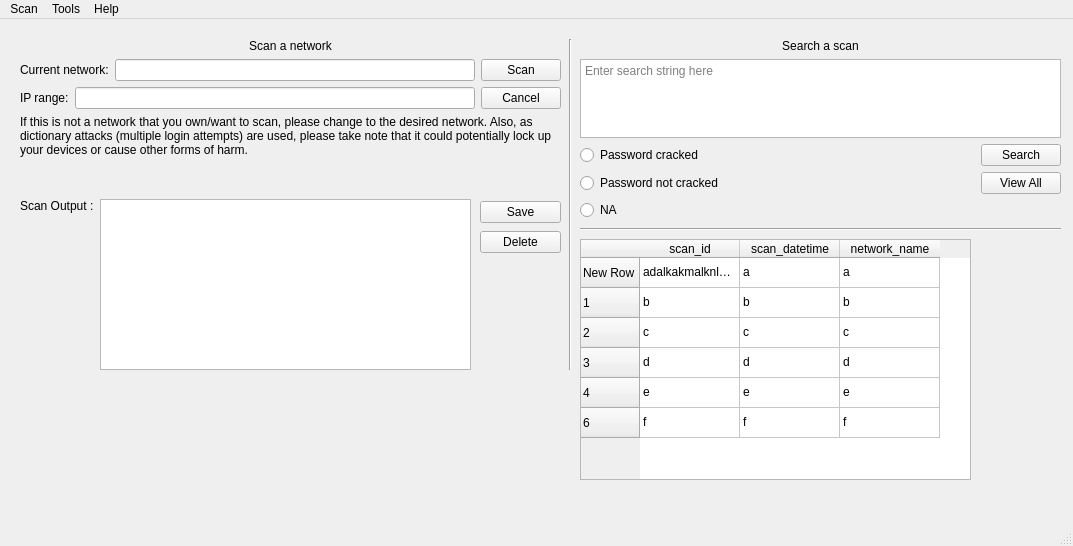
<?xml version="1.0" encoding="UTF-8"?>
<ui version="4.0">
 <class>Peruse</class>
 <widget class="QMainWindow" name="Peruse">
  <property name="geometry">
   <rect>
    <x>0</x>
    <y>0</y>
    <width>1073</width>
    <height>546</height>
   </rect>
  </property>
  <property name="sizePolicy">
   <sizepolicy hsizetype="Preferred" vsizetype="Preferred">
    <horstretch>0</horstretch>
    <verstretch>0</verstretch>
   </sizepolicy>
  </property>
  <property name="windowTitle">
   <string>MainWindow</string>
  </property>
  <property name="styleSheet">
   <string notr="true"/>
  </property>
  <widget class="QWidget" name="centralwidget">
   <widget class="Line" name="horizontal_line_1">
    <property name="geometry">
     <rect>
      <x>580</x>
      <y>200</y>
      <width>481</width>
      <height>20</height>
     </rect>
    </property>
    <property name="orientation">
     <enum>Qt::Horizontal</enum>
    </property>
   </widget>
   <widget class="QTextBrowser" name="scan_output_text_browser">
    <property name="geometry">
     <rect>
      <x>100</x>
      <y>180</y>
      <width>371</width>
      <height>171</height>
     </rect>
    </property>
   </widget>
   <widget class="QLabel" name="scan_output_label">
    <property name="geometry">
     <rect>
      <x>20</x>
      <y>180</y>
      <width>81</width>
      <height>21</height>
     </rect>
    </property>
    <property name="text">
     <string>Scan Output :</string>
    </property>
    <property name="alignment">
     <set>Qt::AlignLeading|Qt::AlignLeft|Qt::AlignTop</set>
    </property>
   </widget>
   <widget class="Line" name="vertical_line_1">
    <property name="geometry">
     <rect>
      <x>560</x>
      <y>20</y>
      <width>20</width>
      <height>331</height>
     </rect>
    </property>
    <property name="orientation">
     <enum>Qt::Vertical</enum>
    </property>
   </widget>
   <widget class="QWidget" name="layoutWidget">
    <property name="geometry">
     <rect>
      <x>480</x>
      <y>180</y>
      <width>81</width>
      <height>56</height>
     </rect>
    </property>
    <layout class="QVBoxLayout" name="verticalLayout_2">
     <item>
      <widget class="QPushButton" name="save_button">
       <property name="text">
        <string>Save</string>
       </property>
      </widget>
     </item>
     <item>
      <widget class="QPushButton" name="delete_button">
       <property name="text">
        <string>Delete</string>
       </property>
      </widget>
     </item>
    </layout>
   </widget>
   <widget class="QTableWidget" name="tableWidget">
    <property name="geometry">
     <rect>
      <x>580</x>
      <y>220</y>
      <width>391</width>
      <height>241</height>
     </rect>
    </property>
    <property name="font">
     <font>
      <bold>false</bold>
     </font>
    </property>
    <property name="tabletTracking">
     <bool>true</bool>
    </property>
    <property name="horizontalScrollMode">
     <enum>QAbstractItemView::ScrollPerItem</enum>
    </property>
    <attribute name="horizontalHeaderStretchLastSection">
     <bool>false</bool>
    </attribute>
    <attribute name="verticalHeaderStretchLastSection">
     <bool>false</bool>
    </attribute>
    <row>
     <property name="text">
      <string>New Row</string>
     </property>
    </row>
    <row>
     <property name="text">
      <string>1</string>
     </property>
    </row>
    <row>
     <property name="text">
      <string>2</string>
     </property>
    </row>
    <row>
     <property name="text">
      <string>3</string>
     </property>
    </row>
    <row>
     <property name="text">
      <string>4</string>
     </property>
    </row>
    <row/>
    <column>
     <property name="text">
      <string>scan_id</string>
     </property>
    </column>
    <column>
     <property name="text">
      <string>scan_datetime</string>
     </property>
    </column>
    <column>
     <property name="text">
      <string>network_name</string>
     </property>
    </column>
    <item row="0" column="0">
     <property name="text">
      <string>adalkakmalknlaknvlaknvlakvnk</string>
     </property>
    </item>
    <item row="0" column="1">
     <property name="text">
      <string>a</string>
     </property>
    </item>
    <item row="0" column="2">
     <property name="text">
      <string>a</string>
     </property>
    </item>
    <item row="1" column="0">
     <property name="text">
      <string>b</string>
     </property>
    </item>
    <item row="1" column="1">
     <property name="text">
      <string>b</string>
     </property>
    </item>
    <item row="1" column="2">
     <property name="text">
      <string>b</string>
     </property>
    </item>
    <item row="2" column="0">
     <property name="text">
      <string>c</string>
     </property>
    </item>
    <item row="2" column="1">
     <property name="text">
      <string>c</string>
     </property>
    </item>
    <item row="2" column="2">
     <property name="text">
      <string>c</string>
     </property>
    </item>
    <item row="3" column="0">
     <property name="text">
      <string>d</string>
     </property>
    </item>
    <item row="3" column="1">
     <property name="text">
      <string>d</string>
     </property>
    </item>
    <item row="3" column="2">
     <property name="text">
      <string>d</string>
     </property>
    </item>
    <item row="4" column="0">
     <property name="text">
      <string>e</string>
     </property>
    </item>
    <item row="4" column="1">
     <property name="text">
      <string>e</string>
     </property>
    </item>
    <item row="4" column="2">
     <property name="text">
      <string>e</string>
     </property>
    </item>
    <item row="5" column="0">
     <property name="text">
      <string>f</string>
     </property>
    </item>
    <item row="5" column="1">
     <property name="text">
      <string>f</string>
     </property>
    </item>
    <item row="5" column="2">
     <property name="text">
      <string>f</string>
     </property>
    </item>
   </widget>
   <widget class="QWidget" name="layoutWidget">
    <property name="geometry">
     <rect>
      <x>20</x>
      <y>20</y>
      <width>541</width>
      <height>151</height>
     </rect>
    </property>
    <layout class="QVBoxLayout" name="verticalLayout_3">
     <item>
      <widget class="QLabel" name="scan_title_label">
       <property name="sizePolicy">
        <sizepolicy hsizetype="Preferred" vsizetype="Fixed">
         <horstretch>0</horstretch>
         <verstretch>0</verstretch>
        </sizepolicy>
       </property>
       <property name="text">
        <string>Scan a network</string>
       </property>
       <property name="alignment">
        <set>Qt::AlignCenter</set>
       </property>
      </widget>
     </item>
     <item>
      <layout class="QVBoxLayout" name="verticalLayout">
       <item>
        <layout class="QHBoxLayout" name="horizontalLayout">
         <item>
          <widget class="QLabel" name="current_network_label">
           <property name="sizePolicy">
            <sizepolicy hsizetype="Preferred" vsizetype="Preferred">
             <horstretch>0</horstretch>
             <verstretch>0</verstretch>
            </sizepolicy>
           </property>
           <property name="text">
            <string>Current network:</string>
           </property>
          </widget>
         </item>
         <item>
          <widget class="QLineEdit" name="current_network_lineEdit">
           <property name="readOnly">
            <bool>false</bool>
           </property>
          </widget>
         </item>
         <item>
          <widget class="QPushButton" name="scan_button">
           <property name="text">
            <string>Scan</string>
           </property>
          </widget>
         </item>
        </layout>
       </item>
       <item>
        <layout class="QHBoxLayout" name="horizontalLayout_2">
         <item>
          <widget class="QLabel" name="ip_range_label">
           <property name="text">
            <string>IP range:</string>
           </property>
          </widget>
         </item>
         <item>
          <widget class="QLineEdit" name="ip_range_lineEdit">
           <property name="readOnly">
            <bool>false</bool>
           </property>
          </widget>
         </item>
         <item>
          <widget class="QPushButton" name="cancel_button">
           <property name="text">
            <string>Cancel</string>
           </property>
          </widget>
         </item>
        </layout>
       </item>
       <item>
        <widget class="QLabel" name="network_tip_label">
         <property name="sizePolicy">
          <sizepolicy hsizetype="MinimumExpanding" vsizetype="MinimumExpanding">
           <horstretch>0</horstretch>
           <verstretch>0</verstretch>
          </sizepolicy>
         </property>
         <property name="text">
          <string>If this is not a network that you own/want to scan, please change to the desired network. Also, as dictionary attacks (multiple login attempts) are used, please take note that it could potentially lock up your devices or cause other forms of harm.</string>
         </property>
         <property name="alignment">
          <set>Qt::AlignLeading|Qt::AlignLeft|Qt::AlignTop</set>
         </property>
         <property name="wordWrap">
          <bool>true</bool>
         </property>
        </widget>
       </item>
      </layout>
     </item>
    </layout>
   </widget>
   <widget class="QWidget" name="layoutWidget">
    <property name="geometry">
     <rect>
      <x>580</x>
      <y>20</y>
      <width>481</width>
      <height>181</height>
     </rect>
    </property>
    <layout class="QVBoxLayout" name="verticalLayout_4">
     <item>
      <widget class="QLabel" name="search_title_label">
       <property name="text">
        <string>Search a scan</string>
       </property>
       <property name="alignment">
        <set>Qt::AlignCenter</set>
       </property>
      </widget>
     </item>
     <item>
      <layout class="QGridLayout" name="gridLayout">
       <item row="1" column="0">
        <widget class="QRadioButton" name="radioButton">
         <property name="text">
          <string>Password cracked</string>
         </property>
        </widget>
       </item>
       <item row="3" column="0">
        <widget class="QRadioButton" name="radioButton_3">
         <property name="text">
          <string>NA</string>
         </property>
        </widget>
       </item>
       <item row="2" column="0">
        <widget class="QRadioButton" name="radioButton_2">
         <property name="text">
          <string>Password not cracked</string>
         </property>
        </widget>
       </item>
       <item row="0" column="0" colspan="2">
        <widget class="QTextEdit" name="textEdit">
         <property name="html">
          <string>&lt;!DOCTYPE HTML PUBLIC &quot;-//W3C//DTD HTML 4.0//EN&quot; &quot;http://www.w3.org/TR/REC-html40/strict.dtd&quot;&gt;
&lt;html&gt;&lt;head&gt;&lt;meta name=&quot;qrichtext&quot; content=&quot;1&quot; /&gt;&lt;meta charset=&quot;utf-8&quot; /&gt;&lt;style type=&quot;text/css&quot;&gt;
p, li { white-space: pre-wrap; }
hr { height: 1px; border-width: 0; }
li.unchecked::marker { content: &quot;\2610&quot;; }
li.checked::marker { content: &quot;\2612&quot;; }
&lt;/style&gt;&lt;/head&gt;&lt;body style=&quot; font-family:'Segoe UI'; font-size:9pt; font-weight:400; font-style:normal;&quot;&gt;
&lt;p style=&quot;-qt-paragraph-type:empty; margin-top:0px; margin-bottom:0px; margin-left:0px; margin-right:0px; -qt-block-indent:0; text-indent:0px;&quot;&gt;&lt;br /&gt;&lt;/p&gt;&lt;/body&gt;&lt;/html&gt;</string>
         </property>
         <property name="placeholderText">
          <string>Enter search string here</string>
         </property>
        </widget>
       </item>
       <item row="2" column="1">
        <widget class="QPushButton" name="view_all_button">
         <property name="text">
          <string>View All</string>
         </property>
        </widget>
       </item>
       <item row="1" column="1">
        <widget class="QPushButton" name="search_button">
         <property name="sizePolicy">
          <sizepolicy hsizetype="Fixed" vsizetype="Fixed">
           <horstretch>0</horstretch>
           <verstretch>0</verstretch>
          </sizepolicy>
         </property>
         <property name="text">
          <string>Search</string>
         </property>
        </widget>
       </item>
      </layout>
     </item>
    </layout>
   </widget>
  </widget>
  <widget class="QMenuBar" name="menubar">
   <property name="geometry">
    <rect>
     <x>0</x>
     <y>0</y>
     <width>1073</width>
     <height>22</height>
    </rect>
   </property>
   <widget class="QMenu" name="menuScan">
    <property name="title">
     <string>Scan</string>
    </property>
    <addaction name="actionQuit"/>
   </widget>
   <widget class="QMenu" name="menuTools">
    <property name="title">
     <string>Tools</string>
    </property>
    <addaction name="actionSearch"/>
    <addaction name="actionFilter"/>
   </widget>
   <widget class="QMenu" name="menuHelp">
    <property name="title">
     <string>Help</string>
    </property>
    <addaction name="actionAbout"/>
    <addaction name="actionAbout_QT"/>
   </widget>
   <addaction name="menuScan"/>
   <addaction name="menuTools"/>
   <addaction name="menuHelp"/>
  </widget>
  <widget class="QStatusBar" name="statusbar"/>
  <action name="actionQuit">
   <property name="text">
    <string>Quit</string>
   </property>
  </action>
  <action name="actionSearch">
   <property name="text">
    <string>Search</string>
   </property>
  </action>
  <action name="actionFilter">
   <property name="text">
    <string>Filter</string>
   </property>
  </action>
  <action name="actionAbout">
   <property name="text">
    <string>About Peruse</string>
   </property>
  </action>
  <action name="actionAbout_QT">
   <property name="text">
    <string>About QT</string>
   </property>
  </action>
 </widget>
 <resources/>
 <connections/>
</ui>
